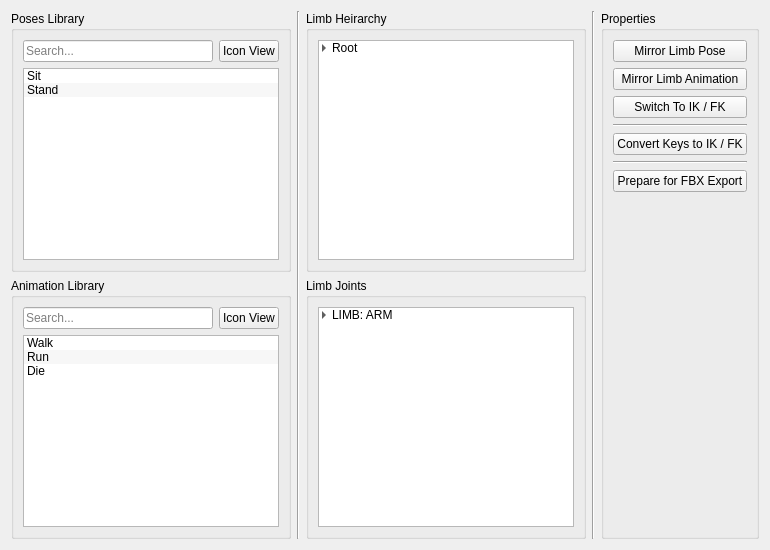
        <widget class="QWidget" name="tab_4">
         <attribute name="title">
          <string>Animation</string>
         </attribute>
         <layout class="QHBoxLayout" name="horizontalLayout_33">
          <item>
           <layout class="QHBoxLayout" name="horizontalLayout_26">
            <item>
             <layout class="QVBoxLayout" name="verticalLayout_22">
              <item>
               <widget class="QGroupBox" name="groupBox_19">
                <property name="title">
                 <string>Poses Library</string>
                </property>
                <layout class="QHBoxLayout" name="horizontalLayout_27">
                 <item>
                  <layout class="QVBoxLayout" name="verticalLayout_18">
                   <item>
                    <layout class="QHBoxLayout" name="horizontalLayout_35">
                     <item>
                      <widget class="QLineEdit" name="lineEdit_6">
                       <property name="placeholderText">
                        <string>Search...</string>
                       </property>
                      </widget>
                     </item>
                     <item>
                      <widget class="QPushButton" name="pushButton_13">
                       <property name="maximumSize">
                        <size>
                         <width>60</width>
                         <height>16777215</height>
                        </size>
                       </property>
                       <property name="text">
                        <string>Icon View</string>
                       </property>
                      </widget>
                     </item>
                    </layout>
                   </item>
                   <item>
                    <widget class="QListWidget" name="listWidget_7">
                     <property name="alternatingRowColors">
                      <bool>true</bool>
                     </property>
                     <item>
                      <property name="text">
                       <string>Sit</string>
                      </property>
                     </item>
                     <item>
                      <property name="text">
                       <string>Stand</string>
                      </property>
                     </item>
                    </widget>
                   </item>
                  </layout>
                 </item>
                </layout>
               </widget>
              </item>
              <item>
               <widget class="QGroupBox" name="groupBox_20">
                <property name="title">
                 <string>Animation Library</string>
                </property>
                <layout class="QHBoxLayout" name="horizontalLayout_28">
                 <item>
                  <layout class="QVBoxLayout" name="verticalLayout_23">
                   <item>
                    <layout class="QHBoxLayout" name="horizontalLayout_34">
                     <item>
                      <widget class="QLineEdit" name="lineEdit_5">
                       <property name="placeholderText">
                        <string>Search...</string>
                       </property>
                      </widget>
                     </item>
                     <item>
                      <widget class="QPushButton" name="pushButton_11">
                       <property name="maximumSize">
                        <size>
                         <width>60</width>
                         <height>16777215</height>
                        </size>
                       </property>
                       <property name="text">
                        <string>Icon View</string>
                       </property>
                      </widget>
                     </item>
                    </layout>
                   </item>
                   <item>
                    <widget class="QListWidget" name="listWidget_8">
                     <property name="alternatingRowColors">
                      <bool>true</bool>
                     </property>
                     <item>
                      <property name="text">
                       <string>Walk</string>
                      </property>
                     </item>
                     <item>
                      <property name="text">
                       <string>Run</string>
                      </property>
                     </item>
                     <item>
                      <property name="text">
                       <string>Die</string>
                      </property>
                     </item>
                    </widget>
                   </item>
                  </layout>
                 </item>
                </layout>
               </widget>
              </item>
             </layout>
            </item>
            <item>
             <widget class="Line" name="line_9">
              <property name="orientation">
               <enum>Qt::Vertical</enum>
              </property>
             </widget>
            </item>
            <item>
             <layout class="QVBoxLayout" name="verticalLayout_10">
              <item>
               <widget class="QGroupBox" name="groupBox_10">
                <property name="title">
                 <string>Limb Heirarchy</string>
                </property>
                <layout class="QHBoxLayout" name="horizontalLayout_12">
                 <item>
                  <layout class="QVBoxLayout" name="verticalLayout_35">
                   <item>
                    <widget class="QTreeWidget" name="treeWidget_2">
                     <property name="autoScrollMargin">
                      <number>16</number>
                     </property>
                     <property name="alternatingRowColors">
                      <bool>true</bool>
                     </property>
                     <property name="selectionMode">
                      <enum>QAbstractItemView::MultiSelection</enum>
                     </property>
                     <property name="autoExpandDelay">
                      <number>-1</number>
                     </property>
                     <property name="indentation">
                      <number>10</number>
                     </property>
                     <property name="headerHidden">
                      <bool>true</bool>
                     </property>
                     <column>
                      <property name="text">
                       <string notr="true">1</string>
                      </property>
                     </column>
                     <item>
                      <property name="text">
                       <string>Root</string>
                      </property>
                      <item>
                       <property name="text">
                        <string>Spine</string>
                       </property>
                       <item>
                        <property name="text">
                         <string>Arm (M)</string>
                        </property>
                        <item>
                         <property name="text">
                          <string>Hand</string>
                         </property>
                        </item>
                       </item>
                       <item>
                        <property name="text">
                         <string>Head</string>
                        </property>
                       </item>
                       <item>
                        <property name="text">
                         <string>Leg (M)</string>
                        </property>
                       </item>
                       <item>
                        <property name="text">
                         <string>Tail</string>
                        </property>
                       </item>
                      </item>
                     </item>
                    </widget>
                   </item>
                  </layout>
                 </item>
                </layout>
               </widget>
              </item>
              <item>
               <widget class="QGroupBox" name="groupBox_15">
                <property name="title">
                 <string>Limb Joints</string>
                </property>
                <layout class="QVBoxLayout" name="verticalLayout_11">
                 <item>
                  <layout class="QVBoxLayout" name="verticalLayout_26">
                   <item>
                    <widget class="QTreeWidget" name="treeWidget_4">
                     <property name="alternatingRowColors">
                      <bool>true</bool>
                     </property>
                     <property name="indentation">
                      <number>10</number>
                     </property>
                     <property name="headerHidden">
                      <bool>true</bool>
                     </property>
                     <column>
                      <property name="text">
                       <string>1</string>
                      </property>
                     </column>
                     <item>
                      <property name="text">
                       <string>LIMB: ARM</string>
                      </property>
                      <item>
                       <property name="text">
                        <string>CLV [R]</string>
                       </property>
                       <item>
                        <property name="text">
                         <string>SLD [R]</string>
                        </property>
                        <item>
                         <property name="text">
                          <string>ELB [R]</string>
                         </property>
                         <item>
                          <property name="text">
                           <string>WRS [R]</string>
                          </property>
                         </item>
                        </item>
                       </item>
                      </item>
                      <item>
                       <property name="text">
                        <string>CLV [L]</string>
                       </property>
                       <item>
                        <property name="text">
                         <string>SLD [L]</string>
                        </property>
                        <item>
                         <property name="text">
                          <string>ELB [L]</string>
                         </property>
                         <item>
                          <property name="text">
                           <string>WRS [L]</string>
                          </property>
                         </item>
                        </item>
                       </item>
                      </item>
                     </item>
                    </widget>
                   </item>
                  </layout>
                 </item>
                </layout>
               </widget>
              </item>
             </layout>
            </item>
            <item>
             <widget class="Line" name="line_10">
              <property name="orientation">
               <enum>Qt::Vertical</enum>
              </property>
             </widget>
            </item>
            <item>
             <layout class="QVBoxLayout" name="verticalLayout_27">
              <item>
               <widget class="QGroupBox" name="groupBox_23">
                <property name="title">
                 <string>Properties</string>
                </property>
                <layout class="QHBoxLayout" name="horizontalLayout_31">
                 <item>
                  <layout class="QVBoxLayout" name="verticalLayout_28">
                   <item>
                    <widget class="QPushButton" name="pushButton_7">
                     <property name="text">
                      <string>Mirror Limb Pose</string>
                     </property>
                    </widget>
                   </item>
                   <item>
                    <widget class="QPushButton" name="pushButton_14">
                     <property name="text">
                      <string>Mirror Limb Animation</string>
                     </property>
                    </widget>
                   </item>
                   <item>
                    <widget class="QPushButton" name="pushButton_20">
                     <property name="text">
                      <string>Switch To IK / FK</string>
                     </property>
                    </widget>
                   </item>
                   <item>
                    <widget class="Line" name="line_5">
                     <property name="orientation">
                      <enum>Qt::Horizontal</enum>
                     </property>
                    </widget>
                   </item>
                   <item>
                    <widget class="QPushButton" name="pushButton_15">
                     <property name="text">
                      <string>Convert Keys to IK / FK</string>
                     </property>
                    </widget>
                   </item>
                   <item>
                    <widget class="Line" name="line_15">
                     <property name="orientation">
                      <enum>Qt::Horizontal</enum>
                     </property>
                    </widget>
                   </item>
                   <item>
                    <widget class="QPushButton" name="pushButton_6">
                     <property name="toolTip">
                      <string>Bake animation to joints, deleted unnecessary groups...</string>
                     </property>
                     <property name="text">
                      <string>Prepare for FBX Export</string>
                     </property>
                    </widget>
                   </item>
                   <item>
                    <spacer name="verticalSpacer_4">
                     <property name="orientation">
                      <enum>Qt::Vertical</enum>
                     </property>
                     <property name="sizeHint" stdset="0">
                      <size>
                       <width>20</width>
                       <height>40</height>
                      </size>
                     </property>
                    </spacer>
                   </item>
                  </layout>
                 </item>
                </layout>
               </widget>
              </item>
             </layout>
            </item>
           </layout>
          </item>
         </layout>
        </widget>
